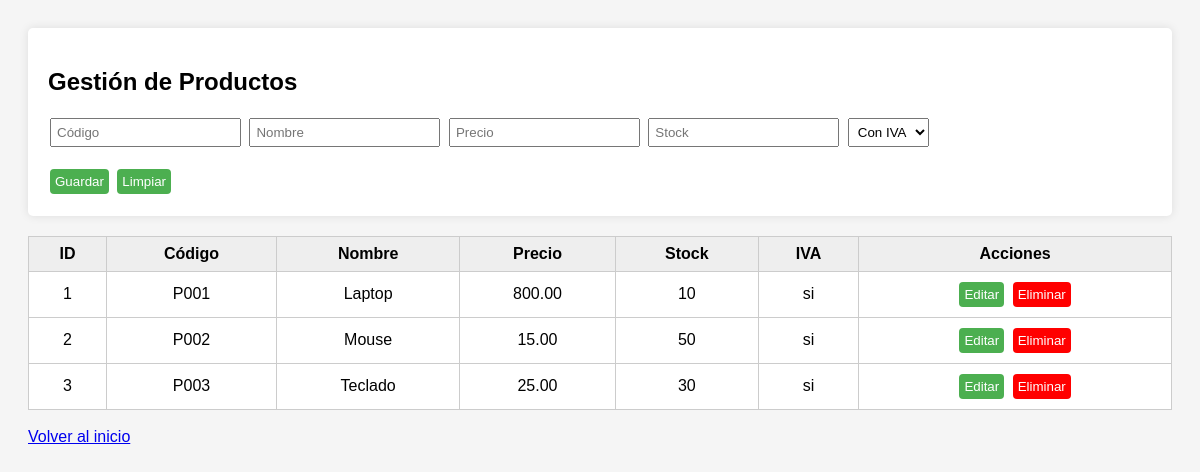
Page /views/productos.php on the committed database.
### tables this page shows
CREATE TABLE `productos` (
  `id` int(11) NOT NULL,
  `codigo` varchar(30) DEFAULT NULL,
  `nombre` varchar(150) DEFAULT NULL,
  `precio` decimal(10,2) DEFAULT NULL,
  `stock` int(11) DEFAULT 0,
  `iva` enum('si','no') DEFAULT 'si'
);

### models/Producto.php (called while the page is built, shortened)
<?php
class Producto {
    private $pdo;
    public function __construct($pdo) { $this->pdo = $pdo; }
    public function listar() {
        return $this->pdo->query("SELECT * FROM productos")->fetchAll(PDO::FETCH_ASSOC);
    }
}
?>

### views/productos.php (the view, shortened to what this page needs)
<?php
require_once __DIR__."/../models/Producto.php";
require_once __DIR__."/../config/db.php";
$model = new Producto($pdo);
$productos = $model->listar();
?>
<!DOCTYPE html>
<html>
<head>
</head>
<body>
<div class="form-container">
    <h2>Gestión de Productos</h2>
    <form id="productoForm" method="post">
        <input type="text" name="codigo" id="codigo" placeholder="Código" required>
        <input type="text" name="nombre" id="nombre" placeholder="Nombre" required>
        <input type="number" step="0.01" name="precio" id="precio" placeholder="Precio" required>
        <input type="number" name="stock" id="stock" placeholder="Stock" required>
        <select name="iva" id="iva">
            <option value="si">Con IVA</option>
        </select>
        <br><br>
        <button type="submit" name="crear" id="guardarBtn" class="btn">Guardar</button>
        <button type="button" class="btn" onclick="limpiarForm()">Limpiar</button>
    </form>
</div>
<table>
    <tr>
        <th>ID</th>
        <th>Código</th>
        <th>Nombre</th>
        <th>Precio</th>
        <th>Stock</th>
        <th>IVA</th>
        <th>Acciones</th>
    </tr>
    <?php foreach($productos as $p): ?>
    <tr>
        <td><?= $p['id'] ?></td>
        <td><?= $p['codigo'] ?></td>
        <td><?= $p['nombre'] ?></td>
        <td><?= $p['precio'] ?></td>
        <td><?= $p['stock'] ?></td>
        <td><?= $p['iva'] ?></td>
        <td>
            <button class="btn" onclick="editarProducto('<?= $p['id'] ?>','<?= $p['codigo'] ?>','<?= $p['nombre'] ?>','<?= $p['precio'] ?>','<?= $p['stock'] ?>','<?= $p['iva'] ?>')">Editar</button>
            <form method="post" style="display:inline;">
                <button name="eliminar" class="btn" style="background:red;">Eliminar</button>
            </form>
        </td>
    </tr>
    <?php endforeach; ?>
</table>
<br>
<a href="../index.php">Volver al inicio</a>
</body>
</html>

### views/productos.php (style rules this page uses)
body { font-family: Arial; padding:20px; background:#f5f5f5; }
table { border-collapse: collapse; width: 100%; background:#fff; padding:10px; }
th, td { border:1px solid #ccc; padding:8px; text-align:center; }
th { background:#eee; }
input, select, button { padding:5px; margin:2px; }
.btn { cursor:pointer; background:#4CAF50; color:white; border:none; border-radius:4px; }
.form-container { background:#fff; padding:20px; border-radius:5px; box-shadow:0 0 10px rgba(0,0,0,0.1); margin-bottom:20px; }

### rows in the picture
productos: id "1", codigo "P001", nombre "Laptop", precio "800.00", stock "10", iva "si"
productos: id "2", codigo "P002", nombre "Mouse", precio "15.00", stock "50", iva "si"
productos: id "3", codigo "P003", nombre "Teclado", precio "25.00", stock "30", iva "si"
